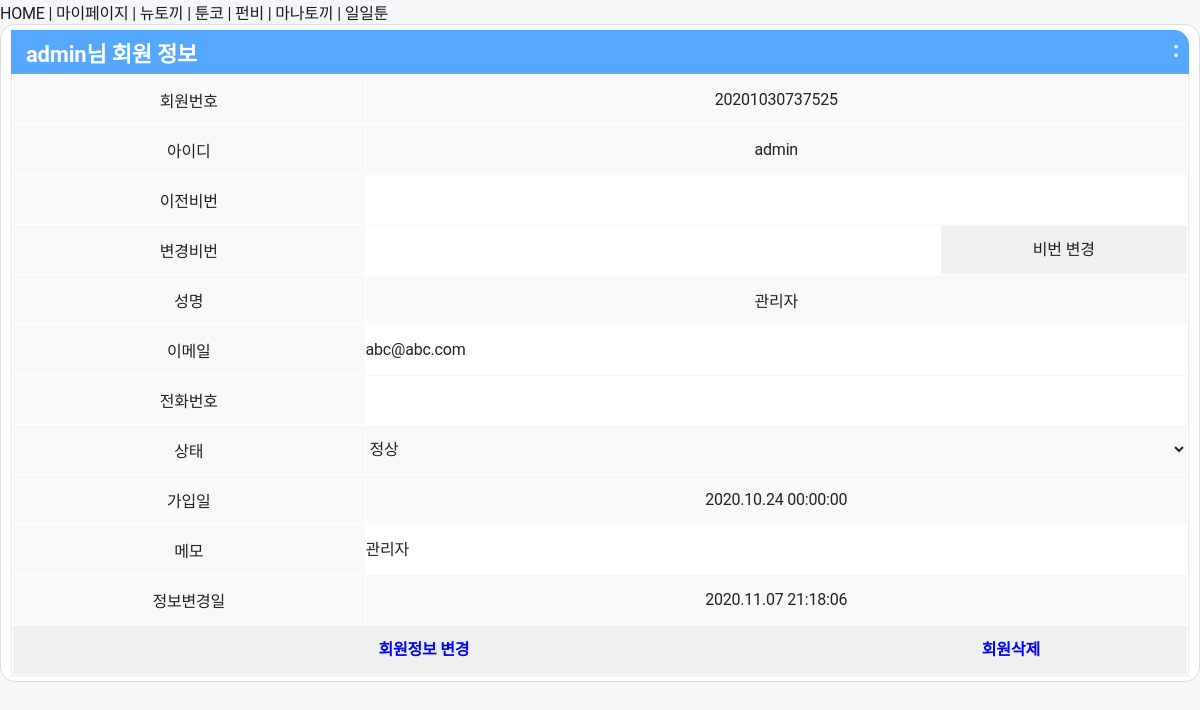
Page /user/userdetail.php?userid=admin (signed in) on the earlier database version.
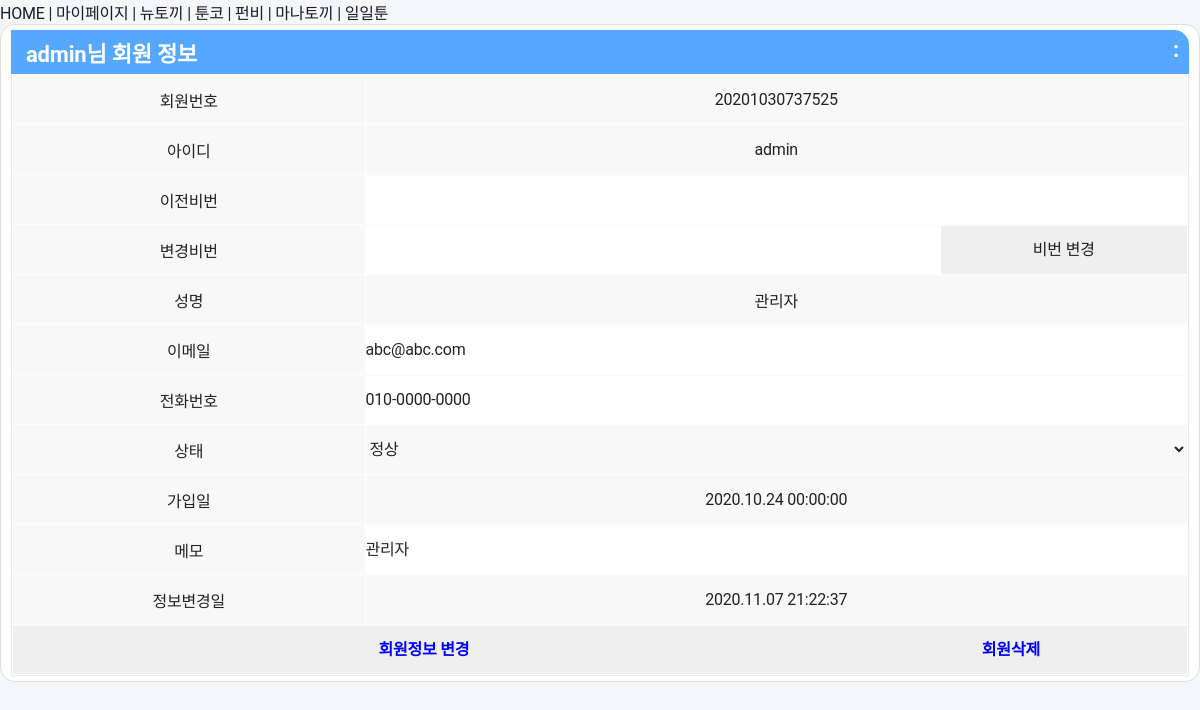
Same page on the later database version.
### tables this page shows
CREATE TABLE 'TOON_USER' (MBR_NO TEXT NOT NULL PRIMARY KEY, USERID TEXT NOT NULL, USERNAME TEXT NOT NULL , PHONE TEXT , EMAIL TEXT , PASSWORD TEXT , Memo TEXT , REGDTIME TEXT , UPTDTIME TEXT , STATUS TEXT);

### lib/config.php (called while the page is built, shortened)
<?php
	if ( $http_path == null || strlen($http_path)==0 ) {
		$http_path = str_replace(basename($_SERVER["PHP_SELF"]),"",$_SERVER["PHP_SELF"]);
	}
?>

### user/userdetail.php (the view, shortened to what this page needs)
<?php
	include('../lib/header.php');
?>
<div id='container'>
	<div class='item'>
		<dl>
			<dt><?php echo $_GET["userid"]; ?>님 회원 정보</dt>
			<dd>
				<div class='group' style='padding:0px;'>
					<table style="line-height:1.5;border-color:#ffffff;" border=1 width="100%" cellspacing=0 cellpadding=0>
					<form name="userForm" method="post" action="./userupdate.php"><input type="hidden" name="userid" value="<?php echo $_GET["userid"];  ?>"><input type="hidden" name="uptMode" value="info">
<?php
	if ( $userID == "admin" || $userID == "jackie" ) {
		$userList = "SELECT MBR_NO, USERID, PASSWORD, USERNAME, EMAIL, PHONE, Memo, STATUS, REGDTIME, UPTDTIME FROM TOON_USER WHERE USERID = '".$_GET["userid"]."'; ";
	} else {
		$userList = "SELECT MBR_NO, USERID, PASSWORD, USERNAME, EMAIL, PHONE, Memo, STATUS, REGDTIME, UPTDTIME FROM TOON_USER WHERE USERID = '".$userID."'; ";
	}
		$webtoonView = $webtoonDB->query($userList);
		while($row = $webtoonView->fetchArray(SQLITE3_ASSOC)){
			$mbr_no = $row["MBR_NO"];
			$memuserID = $row["USERID"];
			$memuserName = $row["USERNAME"];
			$memuserEmail = $row["EMAIL"];
			$memuserPhone = $row["PHONE"];
			$memuserStatus = $row["STATUS"];
			$memuserMemo = $row["Memo"];
			$memuserCreated = $row["REGDTIME"];
			$memuserUpdated = $row["UPTDTIME"];
			$memuserCreated = substr($memuserCreated,0,4).".".substr($memuserCreated,4,2).".".substr($memuserCreated,6,2)." ".substr($memuserCreated,8,2).":".substr($memuserCreated,10,2).":".substr($memuserCreated,12,2);
			$memuserUpdated = substr($memuserUpdated,0,4).".".substr($memuserUpdated,4,2).".".substr($memuserUpdated,6,2)." ".substr($memuserUpdated,8,2).":".substr($memuserUpdated,10,2).":".substr($memuserUpdated,12,2);
			if ( $memuserStatus == "REJECT" ) $rejectstr = "selected"; else $rejectstr="";
			if ( $memuserStatus == "OK" ) $okstr = "selected"; else $okstr="";
			if ( $memuserStatus == "APPROVED" ) $approvedstr = "selected"; else $approvedstr="";
			echo "<tr style='background-color:#f8f8f8' height='50' align='center'><td width=30%>회원번호</td><td>".$mbr_no."</td></tr>";
			echo "<tr style='background-color:#f8f8f8' height='50' align='center'><td>아이디</td><td>".$memuserID."</td></tr>";
			echo "<tr style='background-color:#f8f8f8' height='50' align='center'><td>이전비번</td><td><input style='border:none; line-height:48px; width:100%;' type='password' name='userpassword' value=''></td></tr>";
			echo "<tr style='background-color:#f8f8f8' height='50' align='center'><td>변경비번</td><td><input style='border:none; line-height:48px; width:70%;' type='password' name='newuserpassword' value=''><input style='border:none; line-height:48px; width:30%;' type='button' value='비번 변경' onClick='changePassword(this.form);'></td></tr>";
			echo "<tr style='background-color:#f8f8f8' height='50' align='center'><td>성명</td><td>".$memuserName."</td></tr>";
			echo "<tr style='background-color:#f8f8f8' height='50' align='center'><td>이메일</td><td><input style='border:none; line-height:48px; width:100%;' type=text name=useremail value='".$memuserEmail."'></td></tr>";
			echo "<tr style='background-color:#f8f8f8' height='50' align='center'><td>전화번호</td><td><input style='border:none; line-height:48px; width:100%;' type=text name=userphone value='".$memuserPhone."'></td></tr>";
			echo "<tr style='background-color:#f8f8f8' height='50' align='center'><td>상태</td><td>";
			echo "<select name='userstatus' style='border:none;background-color:#f8f8f8;width:100%;'><option value='WAIT' ".$approvedstr.">승인대기</option><option value='REJECT' ".$rejectstr.">승인거절</option><option value='OK' ".$okstr.">정상</option><option value='APPROVED' ".$approvedstr.">승인완료</option></select></td></tr>";
			echo "<tr style='background-color:#f8f8f8' height='50' align='center'><td>가입일</td><td>".$memuserCreated."</td></tr>";
			echo "<tr style='background-color:#f8f8f8' height='50' align='center'><td>메모</td><td><input style='border:none; line-height:48px; width:100%;' type=text name=usermemo value='".$memuserMemo."'></td></tr>";
			echo "<tr style='background-color:#f8f8f8' height='50' align='center'><td>정보변경일</td><td>".$memuserUpdated."</td></tr>";
		}
?>
						<tr style='background-color:#f8f8f8' height='50'><td colspan="2" align="center" valign="middle"><input style="border:none;line-height:48px;width:70%;font-weight:900;color:#0000ff;" type="submit" value="회원정보 변경"><input style="border:none;line-height:48px;width:30%;font-weight:900;color:#0000ff;" type="button" value="회원삭제" onClick="deleteUser(this.form);"></td></tr>
					</table>
				</div>
			</dd>
		</dl>
	</div>
</body>
</html>

### lib/header.php (shortened to what this page needs)
<?php
	include($server_path.'../lib/config.php');
	include($server_path.'../lib/simple_html_dom.php');
	$uri= $_SERVER['REQUEST_URI'];
	if ( strpos($uri, "/newtoki/") == true ) {
	 $strnewtoki = '<b><font color="purple">뉴토끼</font></b>';
	 $strtitle = "뉴토끼";
	 $favicon = '<link rel="icon" href="favicon.ico"><link rel="shortcut icon" href="favicon.ico">';
	} else {
	 $strnewtoki = '뉴토끼';
	}
	if ( strpos($uri, "/toonkor/") == true ) {
	 $strtoonkor = '<b><font color="purple">툰코</font></b>';
	 $strtitle = "툰코";
	} else {
	 $strtoonkor = '툰코';
	}
	if ( strpos($uri, "/funbe/") == true ) {
	 $strfunbe = '<b><font color="purple">펀비</font></b>';
	 $strtitle = "펀비";
	 $favicon = '<link rel="icon" href="favicon.png"><link rel="shortcut icon" href="favicon.png">';
	} else {
	 $strfunbe = '펀비';
	}
	if ( strpos($uri, "/manatoki/") == true ) {
	 $strmanatoki = '<b><font color="purple">마나토끼</font></b>';
	 $strtitle = "마나토끼";
	 $favicon = '<link rel="icon" href="favicon.ico"><link rel="shortcut icon" href="favicon.ico">';
	} else {
	 $strmanatoki = '마나토끼';
	}
	if ( strpos($uri, "/11toon/") == true ) {
	 $str11toon = '<b><font color="purple">일일툰</font></b>';
	 $strtitle = "일일툰";
	} else {
	 $str11toon = '일일툰';
	}
	if ( strpos($uri, "/user/") == true || strpos($uri, "/lib/") == true ) {
		$strUser = " | <a href='".$http_path."../user/'><b>마이페이지</b></a>";
		$strtitle = "마이페이지";
	} else {
		$strUser = " | <a href='".$http_path."../user/'>마이페이지</a>";
	}
?><!DOCTYPE html>
<html lang='ko'>
<head>
<link rel="stylesheet" href="//stackpath.bootstrapcdn.com/bootstrap/4.5.2/css/bootstrap.min.css">
<link rel='stylesheet' href='<?php echo $http_path; ?>../lib/css/ui.css' type='text/css'>
</head>
<body>
<font size="3"><a href="<?php echo $http_path; ?>../">HOME </a><?php echo $strUser; ?> | <a href="<?php echo $http_path; ?>../newtoki/<?php echo $end; ?>"><?php echo $strnewtoki; ?></a> | <a href="<?php echo $http_path; ?>../toonkor/<?php echo $end; ?>"><?php echo $strtoonkor; ?></a> | <a href="<?php echo $http_path; ?>../funbe/<?php echo $end; ?>"><?php echo $strfunbe; ?></a> | <a href="<?php echo $http_path; ?>../manatoki/?<?php echo $end; ?>"><?php echo $strmanatoki; ?></a> | <a href="<?php echo $http_path; ?>../11toon/<?php echo $end; ?>"><?php echo $str11toon; ?></a></font><br>

Differences in the rows shown:
changed toon_user "admin": userphone (not shown) → "010-0000-0000"; UPTDTIME "2020.11.07 21:18:06" → "2020.11.07 21:22:37"
